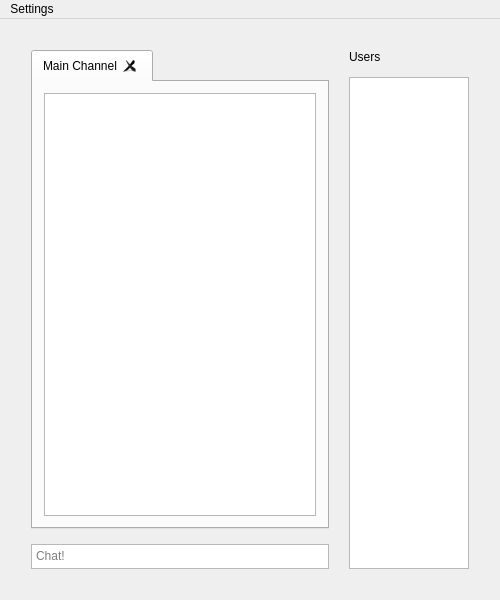
<?xml version="1.0" encoding="UTF-8"?>
<ui version="4.0">
 <class>UI</class>
 <widget class="QMainWindow" name="UI">
  <property name="geometry">
   <rect>
    <x>0</x>
    <y>0</y>
    <width>500</width>
    <height>600</height>
   </rect>
  </property>
  <property name="minimumSize">
   <size>
    <width>500</width>
    <height>600</height>
   </size>
  </property>
  <property name="maximumSize">
   <size>
    <width>500</width>
    <height>600</height>
   </size>
  </property>
  <property name="windowTitle">
   <string>UI</string>
  </property>
  <property name="tabShape">
   <enum>QTabWidget::Rounded</enum>
  </property>
  <property name="unifiedTitleAndToolBarOnMac">
   <bool>false</bool>
  </property>
  <widget class="QWidget" name="centralWidget">
   <layout class="QHBoxLayout" name="horizontalLayout">
    <property name="leftMargin">
     <number>20</number>
    </property>
    <property name="topMargin">
     <number>20</number>
    </property>
    <property name="rightMargin">
     <number>20</number>
    </property>
    <property name="bottomMargin">
     <number>20</number>
    </property>
    <item>
     <widget class="QStackedWidget" name="stackedWidget">
      <property name="currentIndex">
       <number>1</number>
      </property>
      <widget class="QWidget" name="page_1">
       <layout class="QHBoxLayout" name="horizontalLayout_6">
        <item>
         <layout class="QFormLayout" name="formLayout_1">
          <item row="0" column="0">
           <widget class="QLabel" name="iPAddressLabel_1">
            <property name="text">
             <string>IP Address</string>
            </property>
           </widget>
          </item>
          <item row="0" column="1">
           <widget class="QLineEdit" name="iPAddressLineEdit_1">
            <property name="maximumSize">
             <size>
              <width>100</width>
              <height>16777215</height>
             </size>
            </property>
            <property name="inputMask">
             <string>000.000.000.000;_</string>
            </property>
           </widget>
          </item>
          <item row="1" column="0">
           <widget class="QLabel" name="userNameLabel_1">
            <property name="text">
             <string>UserName</string>
            </property>
           </widget>
          </item>
          <item row="1" column="1">
           <widget class="QLineEdit" name="userNameLineEdit_1"/>
          </item>
          <item row="2" column="1">
           <widget class="QPushButton" name="pushButton_1">
            <property name="text">
             <string>Enter Chat Room</string>
            </property>
           </widget>
          </item>
         </layout>
        </item>
       </layout>
      </widget>
      <widget class="QWidget" name="page_4">
       <layout class="QHBoxLayout" name="horizontalLayout_5">
        <item>
         <layout class="QHBoxLayout" name="horizontalLayout_2">
          <property name="spacing">
           <number>20</number>
          </property>
          <item>
           <layout class="QVBoxLayout" name="verticalLayout">
            <property name="spacing">
             <number>15</number>
            </property>
            <item>
             <widget class="QTabWidget" name="tabWidget">
              <property name="maximumSize">
               <size>
                <width>500</width>
                <height>750</height>
               </size>
              </property>
              <property name="currentIndex">
               <number>0</number>
              </property>
              <property name="tabsClosable">
               <bool>true</bool>
              </property>
              <property name="movable">
               <bool>true</bool>
              </property>
              <widget class="QWidget" name="tab_3">
               <attribute name="title">
                <string>Main Channel</string>
               </attribute>
               <layout class="QHBoxLayout" name="horizontalLayout_3">
                <item>
                 <widget class="QListView" name="listView_2">
                  <property name="maximumSize">
                   <size>
                    <width>500</width>
                    <height>750</height>
                   </size>
                  </property>
                  <property name="focusPolicy">
                   <enum>Qt::NoFocus</enum>
                  </property>
                  <property name="showDropIndicator" stdset="0">
                   <bool>false</bool>
                  </property>
                  <property name="isWrapping" stdset="0">
                   <bool>true</bool>
                  </property>
                  <property name="wordWrap">
                   <bool>true</bool>
                  </property>
                 </widget>
                </item>
               </layout>
              </widget>
             </widget>
            </item>
            <item>
             <layout class="QHBoxLayout" name="horizontalLayout_7">
              <property name="bottomMargin">
               <number>0</number>
              </property>
              <item>
               <widget class="QPlainTextEdit" name="plainTextEdit">
                <property name="maximumSize">
                 <size>
                  <width>16777215</width>
                  <height>25</height>
                 </size>
                </property>
                <property name="verticalScrollBarPolicy">
                 <enum>Qt::ScrollBarAlwaysOff</enum>
                </property>
                <property name="horizontalScrollBarPolicy">
                 <enum>Qt::ScrollBarAlwaysOff</enum>
                </property>
                <property name="tabChangesFocus">
                 <bool>true</bool>
                </property>
                <property name="documentTitle">
                 <string/>
                </property>
                <property name="overwriteMode">
                 <bool>true</bool>
                </property>
                <property name="placeholderText">
                 <string>Chat!</string>
                </property>
               </widget>
              </item>
             </layout>
            </item>
           </layout>
          </item>
          <item>
           <layout class="QVBoxLayout" name="verticalLayout_3">
            <property name="spacing">
             <number>13</number>
            </property>
            <property name="leftMargin">
             <number>0</number>
            </property>
            <item>
             <widget class="QLabel" name="label">
              <property name="text">
               <string>Users</string>
              </property>
             </widget>
            </item>
            <item>
             <widget class="QListView" name="listView">
              <property name="sizePolicy">
               <sizepolicy hsizetype="Ignored" vsizetype="Expanding">
                <horstretch>0</horstretch>
                <verstretch>0</verstretch>
               </sizepolicy>
              </property>
              <property name="minimumSize">
               <size>
                <width>120</width>
                <height>0</height>
               </size>
              </property>
              <property name="maximumSize">
               <size>
                <width>16777215</width>
                <height>16777215</height>
               </size>
              </property>
              <property name="focusPolicy">
               <enum>Qt::NoFocus</enum>
              </property>
             </widget>
            </item>
           </layout>
          </item>
         </layout>
        </item>
       </layout>
      </widget>
     </widget>
    </item>
   </layout>
  </widget>
  <widget class="QMenuBar" name="menuBar">
   <property name="geometry">
    <rect>
     <x>0</x>
     <y>0</y>
     <width>500</width>
     <height>25</height>
    </rect>
   </property>
   <property name="acceptDrops">
    <bool>false</bool>
   </property>
   <property name="defaultUp">
    <bool>false</bool>
   </property>
   <property name="nativeMenuBar">
    <bool>false</bool>
   </property>
   <widget class="QMenu" name="menuSettings">
    <property name="title">
     <string>Settings</string>
    </property>
    <addaction name="actionChange_User_Name"/>
    <addaction name="separator"/>
    <addaction name="actionSignout"/>
   </widget>
   <addaction name="menuSettings"/>
  </widget>
  <action name="actionChange_User_Name">
   <property name="text">
    <string>Change User Name</string>
   </property>
  </action>
  <action name="actionSignout">
   <property name="text">
    <string>Sign Out</string>
   </property>
  </action>
 </widget>
 <layoutdefault spacing="6" margin="11"/>
 <resources/>
 <connections/>
</ui>
